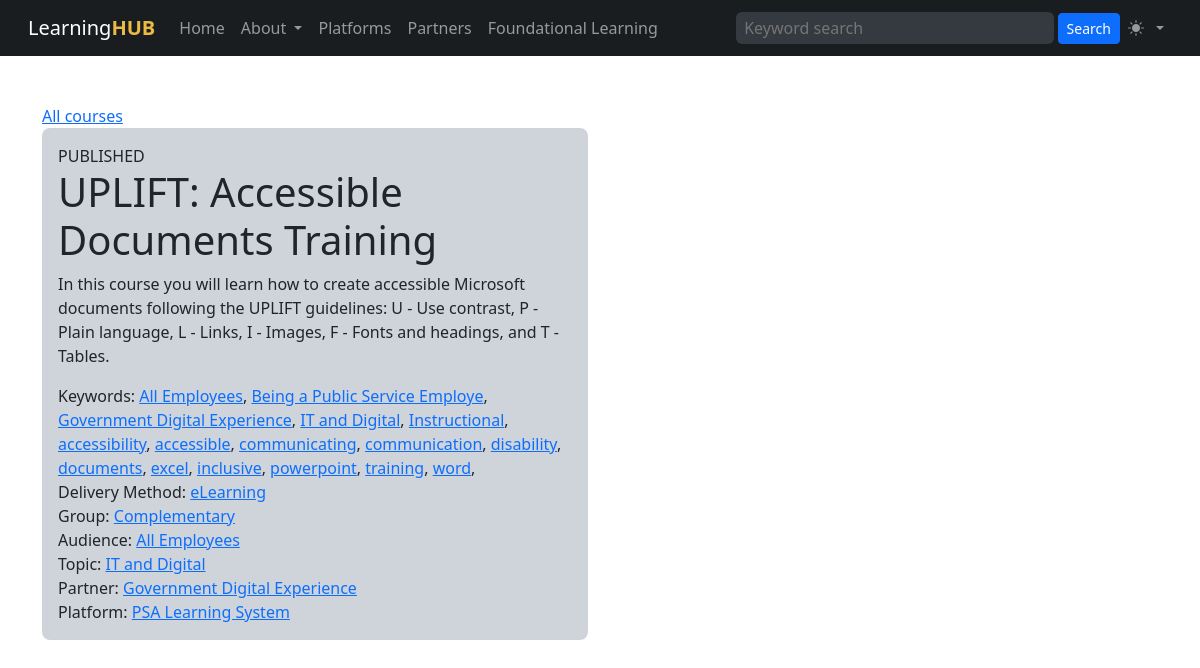
The page /course.php?cid=146 on the database its author committed.
### tables this page shows
CREATE TABLE "courses" (
    "id" INTEGER PRIMARY KEY AUTOINCREMENT NOT NULL,
    "status" VARCHAR NOT NULL,
    "sortorder" INTEGER,
    "name" VARCHAR NOT NULL,
    "slug" VARCHAR,
    "description" VARCHAR NOT NULL,
    "created" DATETIME NOT NULL,
    "modified" DATETIME,
    "platform_last_updated" DATETIME,
    "expiry_date" DATETIME,
    "user_idir" VARCHAR,
    "course_id" INTEGER,
    "weight" INTEGER,
    "url" VARCHAR,
    "search" TEXT,
    "keywords" VARCHAR,
    "refresh_cycle" TEXT,
    "partner_id" INTEGER,
    "platform_id" INTEGER,
    "dmethod_id" INTEGER,
    "group_id" INTEGER,
    "audience_id" INTEGER,
    "topic_id" INTEGER,
    FOREIGN KEY(partner_id) REFERENCES learning_partners(id),
    FOREIGN KEY(platform_id) REFERENCES learning_platforms(id),
    FOREIGN KEY(dmethod_id) REFERENCES delivery_methods(id),
    FOREIGN KEY(group_id) REFERENCES groups(id),
    FOREIGN KEY(audience_id) REFERENCES audiences(id),
    FOREIGN KEY(topic_id) REFERENCES topics(id)
);

CREATE TABLE "delivery_methods" (
    "id" INTEGER PRIMARY KEY AUTOINCREMENT NOT NULL,
    "created" DATETIME,
    "modified" DATETIME,
    "sortorder" INTEGER,
    "name" VARCHAR,
    "slug" VARCHAR,
    "description" VARCHAR,
    "icon" VARCHAR,
    "color" VARCHAR
);

CREATE TABLE "groups" (
    "id" INTEGER PRIMARY KEY AUTOINCREMENT NOT NULL,
    "created" DATETIME,
    "modified" DATETIME,
    "sortorder" INTEGER,
    "name" VARCHAR,
    "slug" VARCHAR,
    "description" VARCHAR,
    "icon" VARCHAR,
    "color" VARCHAR
);

CREATE TABLE "audiences" (
    "id" INTEGER PRIMARY KEY AUTOINCREMENT NOT NULL,
    "created" DATETIME,
    "modified" DATETIME,
    "sortorder" INTEGER,
    "name" VARCHAR,
    "slug" VARCHAR,
    "description" VARCHAR,
    "icon" VARCHAR,
    "color" VARCHAR
);

CREATE TABLE "topics" (
    "id" INTEGER PRIMARY KEY AUTOINCREMENT NOT NULL,
    "created" DATETIME,
    "modified" DATETIME,
    "sortorder" INTEGER,
    "name" VARCHAR,
    "slug" VARCHAR,
    "description" VARCHAR,
    "icon" VARCHAR,
    "color" VARCHAR
);

CREATE TABLE "learning_partners" (
    "id" INTEGER PRIMARY KEY AUTOINCREMENT NOT NULL,
    "created" DATETIME,
    "modified" DATETIME,
    "sortorder" INTEGER,
    "name" VARCHAR,
    "slug" VARCHAR,
    "description" VARCHAR,
    "icon" VARCHAR,
    "logo" VARCHAR,
    "color" VARCHAR,
    "url" VARCHAR,
    "admin_name" VARCHAR,
    "admin_email" VARCHAR
);

CREATE TABLE "learning_platforms" (
    "id" INTEGER PRIMARY KEY AUTOINCREMENT NOT NULL,
    "created" DATETIME,
    "modified" DATETIME,
    "sortorder" INTEGER,
    "name" VARCHAR,
    "slug" VARCHAR,
    "description" VARCHAR,
    "logo" VARCHAR,
    "icon" VARCHAR,
    "color" VARCHAR,
    "url" VARCHAR
);

### course.php (the view)
<?php
$db = new SQLite3('courses.sqlite', SQLITE3_OPEN_CREATE | SQLITE3_OPEN_READWRITE);
$db->enableExceptions(true);
?>
<?php require('template/header.php') ?>
<div class="container">
<div class="row">
<div class="col-md-6">
<div><a href="courses.php">All courses</a></div>
<?php
$cid = $_GET['cid'] ?? 0;
$sql = 'SELECT
            c.id AS cid,
            c.name AS cname,
            c.status AS cstatus,
            c.description AS cdesc,
            c.keywords AS ckeys,
            dm.id AS dmid,
            dm.name AS dmname,
            g.name AS groupname,
            g.id AS groupid,
            a.name AS audiencename,
            a.id AS audienceid,
            top.name AS topicname,
            top.id AS topicid,
            pa.name AS partnername,
            pa.id AS partnerid,
            plat.name AS platformname,
            plat.id AS platformid
        FROM
            courses c
        JOIN delivery_methods dm ON dm.id = c.dmethod_id
        JOIN groups g ON g.id = c.group_id
        JOIN audiences a ON a.id = c.audience_id
        JOIN topics top ON top.id = c.topic_id
        JOIN learning_partners pa ON pa.id = c.partner_id
        JOIN learning_platforms plat ON plat.id = c.platform_id
        WHERE c.id = ' . $cid . ';';
$statement = $db->prepare($sql);
$result = $statement->execute();
?>
<?php while ($row = $result->fetchArray()): ?>
    <div class="p-3 mb-2 bg-dark-subtle rounded-3">
        <div><?= strtoupper($row['cstatus']) ?></div>
        <h1><?= $row['cname'] ?></h1>
        <div class="mb-3"><?= $row['cdesc'] ?></div>
        <?php if(!empty($row['ckeys'])): ?>
        <?php $keys = explode(',',$row['ckeys']) ?>
        <div>
        Keywords:
        <?php foreach($keys as $k): ?>
        <a href="keyword.php?keyword=<?= $k ?>"><?= $k ?></a>,
        <?php endforeach ?>
        </div>
        <?php endif ?>
        <div>Delivery Method: <a href="filter.php?dmethod=<?= $row['dmid'] ?>"><?= $row['dmname'] ?></a></div>
        <div>Group: <a href="filter.php?group=<?= $row['groupid'] ?>"><?= $row['groupname'] ?></a></div>
        <div>Audience: <a href="filter.php?audience=<?= $row['audienceid'] ?>"><?= $row['audiencename'] ?></a></div>
        <div>Topic: <a href="filter.php?topic[]=<?= $row['topicid'] ?>"><?= $row['topicname'] ?></a></div>
        <div>Partner: <a href="filter.php?partner=<?= $row['partnerid'] ?>"><?= $row['partnername'] ?></a></div>
        <div>Platform: <a href="filter.php?platform=<?= $row['platformid'] ?>"><?= $row['platformname'] ?></a></div>
    </div>
<?php endwhile ?>
</div>
</div>
</div>
</body>
</html>

### rows shown on the page
courses: status "PUBLISHED", name "UPLIFT: Accessible Documents Training", description "In this course you will learn how to create accessible Microsoft documents following the UPLIFT guidelines: U - Use contrast, P - Plain language, L - Links, I - Images, F - Fonts and headings, and T - Tables.", keywords "All Employees", keywords "Being a Public Service Employe", keywords "Government Digital Experience", keywords "IT and Digital", keywords "Instructional", keywords "accessibility", keywords "accessible", keywords "communicating", keywords "communication", keywords "disability", keywords "documents", keywords "excel", keywords "inclusive", keywords "powerpoint", keywords "training", keywords "word", dmethod.name "eLearning", group.name "Complementary", audience.name "All Employees", topic.name "IT and Digital", partner.name "Government Digital Experience", platform.name "PSA Learning System"
